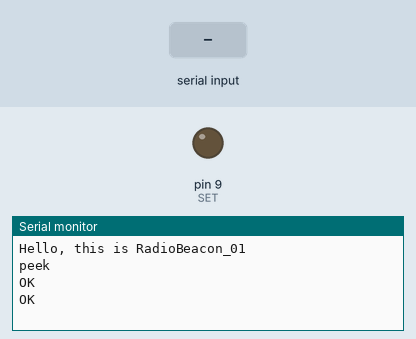
Bench run of a sketch on a simulated Arduino Uno, built with avr-gcc and run on an emulated ATmega328P. On the bench: output pins drawn as LEDs (lit = HIGH), the last lines printed to the serial monitor. The inputs (shaded band) are chosen by the test bench. The modem accepts every AT command (registered, SIM ready, sends succeed) and sends nothing else.

Above: at 4.4 s.
4.5 s: "1" received over the second serial link
At 5.7 s:
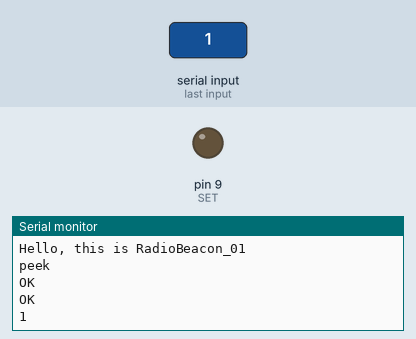
6.0 s: "0" received over the second serial link
At 6.13 s:
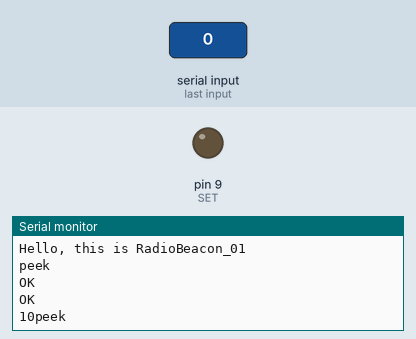

The sketch:

RadioBeaconHC12.ino
```cpp
#include <SoftwareSerial.h>
#include <TimerMs.h>

const int _ID = 1;

// (период, мс), (0 не запущен / 1 запущен), (режим: 0 период / 1 таймер)
TimerMs tmr(3000, 1);

//пины для подключения HC-12
int RX = 10;
int TX = 11;
int SET = 9;

SoftwareSerial HC_Serial(RX, TX); // RX, TX

void setup() {

  HC_Set(1); // принудительно выходим из режима SET

  delay(3000);

  Serial.begin(9600);
  Serial.println("Hello, this is RadioBeacon_01");

  HC_Serial.begin(9600);
  // HC_Serial.println("Hello, this is RadioBeacon_01");

  delay(100);

  HC_InitPower(8);

  delay(100);
}

void loop() {

  if (HC_Serial.available()) {
    Serial.write(HC_Serial.read());
  }
  if (Serial.available()) {
    HC_Serial.write(Serial.read());
  }

  if (tmr.tick()) {
    Serial.println("peek");
    // ping(8);
    // //delay(80);
    // ping(7);
    // // delay(80);
    // // ping(6);
    // // delay(80);
    // ping(5);
    // // delay(80);
    // // ping(4);
    // // delay(80);
    // ping(3);
    // // delay(80);
    // // ping(2);
    // // delay(80);
    ping(8);
  }

}

void ping(int power){
  HC_InitPower(power);
  delay(80);
  String s = "01";
  s += power;
  s += "";
  HC_Serial.println(s);
  delay(20);
  // Serial.println(power);
}

//Настройка мощности передачи HC-12 (теоретически занимает от 120мс)
void HC_InitPower(int power){
  pinMode(SET, 1);
  delay(40);
  String s = "AT+P";
  s += power;
  // Serial.println(s);
  HC_Serial.println(s);
  pinMode(SET, 0);
}

//Включить или выключить режим настройки радиомодуля HC
void HC_Set(bool flag){
  pinMode(SET, flag);
}
```

Measured:
- after the input at 4.5 s, the serial monitor: prints a new line at once (image 1)
- after the input at 6.0 s, the serial monitor: prints a new line at once (image 2)
